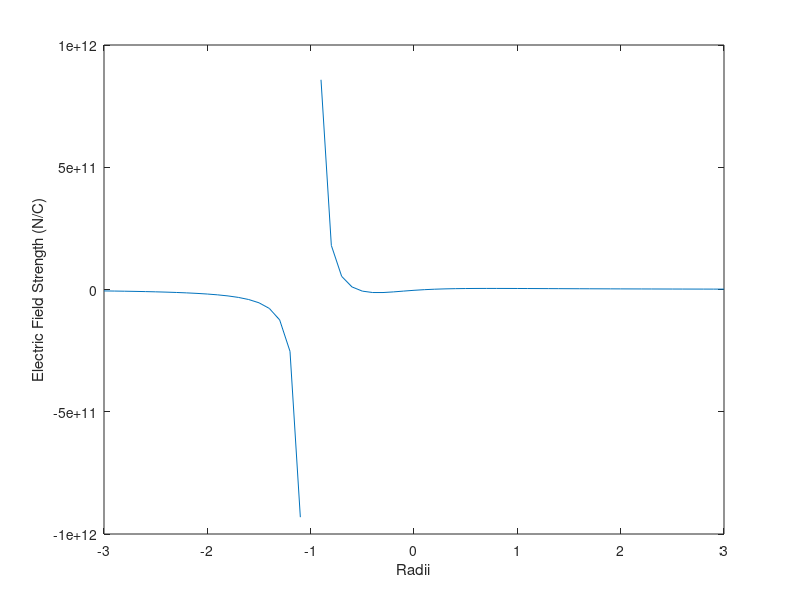

The MATLAB source for this figure:
clear all;
y = [-3:0.1:3];
radius = 1;
const = 1 / (4 * pi * 8.8542e-12);
charge = 1;
a1 = ((1 / radius) - 2.*y) ./ (((3 / (4 * radius^2))^2 + ((1 / (2 * radius)) + y).^2).^(3/2));
a2 = (radius + y) ./ (((radius + y).^2).^(3/2));
Ey = -1 * const * charge * (a1 - a2);
plot(y, Ey);
xlabel("Radii");
ylabel("Electric Field Strength (N/C)");